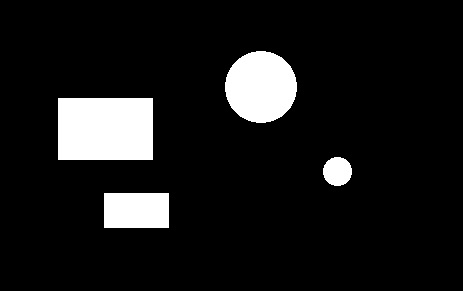
%> input picture Images/BWimage.jpg, 463 x 291 px
$ octave ImageProg9.m   (GNU Octave 9; MATLAB toolbox functions it lacks are replaced by stand-ins)
%> lines starting %> are read from the running program, lines starting %| are printed output that depends on the picture; in (x1, y1, x2, y2) boxes, pixels count from 0 and x2, y2 are one past the last pixel; in counts of white or black regions, pixels touching at a corner belong together; the program's own positions count from 1
clc; clear; close all
I=imread('BWimage.jpg');
%> I is the input picture: size 291x463x3 uint8; min 0, max 255, mean 24.4
figure, imshow(I);
Ibw=im2bw(I);
%> Ibw: size 291x463 logical; 9.6% white; 4 white regions, box (x1, y1, x2, y2) and area: (58, 98, 153, 160) 5890, (225, 51, 297, 123) 4050, (104, 193, 169, 228) 2275, (323, 157, 352, 186) 663
R=regionprops(Ibw,'PixeLlist','Area','Centroid');
%> R = 4 regions; Area and Centroid: 5890 [106 129.5], 4050 [261.5 87.5], 2275 [137 211], 663 [338 172]
n = input('Choose no(1-4):');
%> the answer given: 1
C=R(n).PixelList;
Cxy = R(n).Centroid;
%> Cxy = [106 129.5]
X=C(:,1);
%> X = 5890 values, max 153 at index 5829, min 59 at index 1, mean 106
Y=C(:,2);
%> Y = 5890 values, max 160 at index 3722, min 99 at index 1, mean 129.5
W=max(X)-min(X);
%> W = 94
H=max(Y)-min(Y);
%> H = 61

A=R(n).Area;
%> A = 5890

if W/H==1
	if A>3000
		text(Cxy(1),Cxy(2),'Large circle','Color','r')
	else
		text(Cxy(1),Cxy(2),'Small circle','Color','r')
	end
else
	if A>3000
		text(Cxy(1),Cxy(2),'Large rectangle','Color','r')
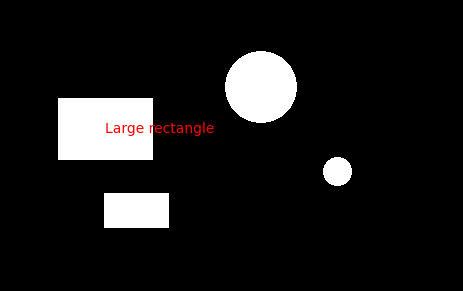
%> figure redrawn from the program's plot data
	else
		text(Cxy(1),Cxy(2),'Small rectangle','Color','r')
	end
end

$ run again, with Images/B.jpg copied over Images/BWimage.jpg
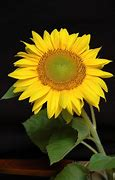
%> input picture Images/B.jpg, 115 x 180 px
%> I is the input picture: size 180x115x3 uint8; mean R, G, B 81.8, 70.7, 17.9
%> `Ibw=im2bw(I);`:
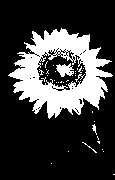
%> Ibw: size 180x115 logical; 23.6% white; 37 white regions (32 under 20 px), largest, box (x1, y1, x2, y2) and area: (8, 28, 113, 119) 4571, (56, 63, 74, 77) 153, (92, 124, 97, 135) 24, (75, 74, 85, 82) 22, (82, 142, 97, 153) 20
%> R = 37 regions; largest, Area and Centroid: 4571 [61.2 74.2], 153 [65.5 70.6], 24 [95 129.2], 22 [80.2 77.7], 20 [90.5 148.1]
%> Cxy = [61.23 74.17]
%> X = 4571 values, max 113 at index 4571, min 9 at index 1, mean 61.23
%> Y = 4571 values, max 119 at index 2512, min 29 at index 2463, mean 74.17
%> W = 104
%> H = 90
%> A = 4571
%> `text(Cxy(1),Cxy(2),'Large rectangle','Color','r')`:
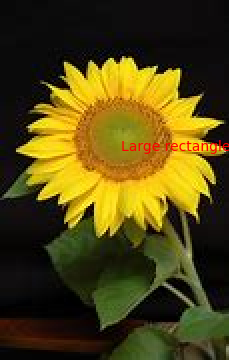
%> figure redrawn from the program's plot data; shown 2 times larger
